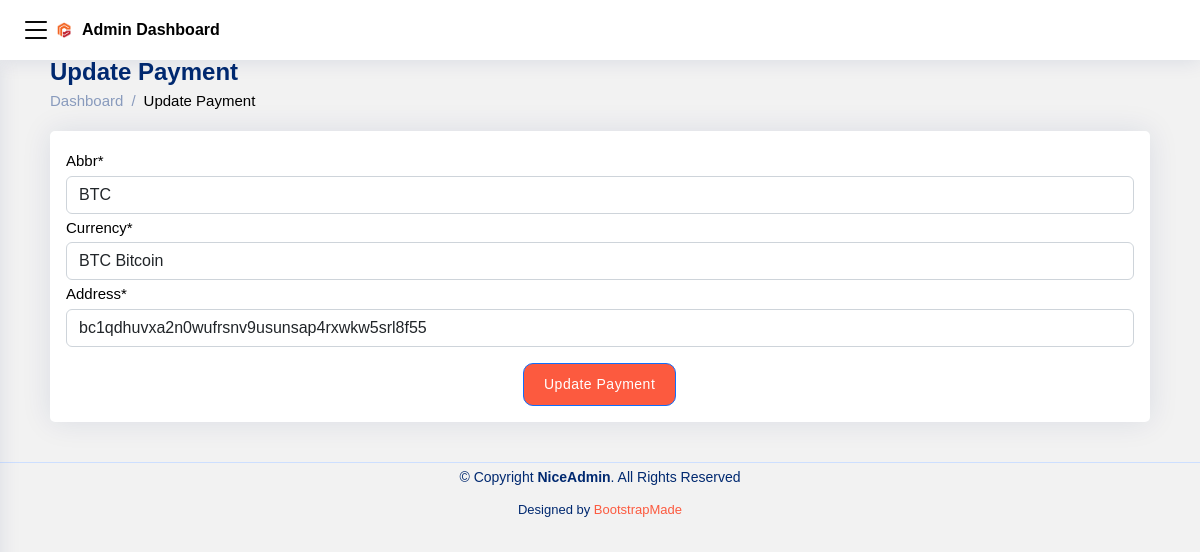
The app's page /super/payment-method/update/d0e966eaa2034aa9ac72b70351f33163/ (signed in) with its own data.
### account/models.py (models this page shows, shortened)
class Currency(models.Model):
    abbr = models.CharField(max_length=50)
    currency = models.CharField(max_length=100)
    address = models.CharField(max_length=100)
    qrcode = models.ImageField(upload_to='qrcode', blank=True, null=True)
    ref = models.UUIDField(default=uuid.uuid4, editable=False)

### account/decorators.py (the view)
        def wrapper_func(request, *args, **kwargs):
            group = None
            if request.user.groups.exists():
                group = request.user.groups.all()[0].name
            if group in allowed_roles:
                return view_func(request, *args, **kwargs)
            else:
                return HttpResponse('You are not authorized to view this page')

### super/forms.py
class CurrencyForm(forms.ModelForm):
    class Meta:
        model = Currency
        fields = ['abbr','currency','address']

### super/views.py (called while the page is built, shortened)
@login_required(login_url='login')
@allowed_users(allowed_roles=['super'])
def updatePaymentMethod(request,ref):
    currency = Currency.objects.get(ref=ref)
    form = CurrencyForm(instance=currency)
    context = {'form': form}
    return render(request, 'super/editpaymentmethod.html', context)

### super/templates/super/editpaymentmethod.html (shortened to what this page needs)
{% extends 'super/main.html' %}
{% load crispy_forms_tags %}
{% block content %}
    <div class="pagetitle">
      <h1>Update Payment</h1>
      <nav>
        <ol class="breadcrumb">
          <li class="breadcrumb-item"><a href="{% url 'admin-home' %}">Dashboard</a></li>
          <li class="breadcrumb-item">Update Payment</li>
        </ol>
      </nav>
    </div>
    <div class="card">
            <div class="card-body">
              <form class="row g-3" method="post">
                <div class="col-md-12">
                  {{form|crispy}}
                </div>
                <div class="text-center">
                  <button type="submit" class="btn btn-primary">Update Payment</button>
                </div>
              </form>
            </div>
    </div>
{% endblock content %}

### account/static/assets/css/style.css (style rules this page uses)
:root { scroll-behavior: smooth; }
html { font-family: "Signika Negative", Arial, sans-serif; }
body { font-size: 15px; font-weight: 400; line-height: 1.9em; font-family: "Signika Negative", Arial, sans-serif; }
body { background: #f2f2f2; color: #000000; }
a { color: #4154f1; text-decoration: none; }
h1,h2,h3,h4,h5,h6 { font-weight: 700 }
h1 { font-size: 43px; margin-bottom: 10px }
.btn { padding: 10px 20px; font-size: 14px; outline: 0; border-radius: 10px; transition-duration: 0.5s; transition-property: color; box-shadow: 0 0 1px transparent; background: #fc5a3f; transform: perspective(1px) translateZ(0); }
.btn, .btn-large, .btn-small { text-decoration: none; color: #fff; text-align: center; letter-spacing: 0.5px; transition: background-color 0.2s ease-out; cursor: pointer; }
.btn, .btn-large, .btn-small, .btn-floating, .btn-large, .btn-small, .btn-flat { font-size: 14px; outline: 0; }
.btn, .btn-no-hover { box-shadow: none; text-transform: none; }
a { color: #fc5a3f; }
article, aside, footer, header, nav, section { display: block; }
.card { position: relative; margin: .5rem 0 1rem 0; background-color: #fff; transition: box-shadow .25s; border-radius: 2px }
.pagetitle { margin-bottom: 10px; }
.pagetitle h1 { font-size: 24px; margin-bottom: 0; font-weight: 600; color: #012970; }
.card { margin-bottom: 30px; border: none; border-radius: 5px; box-shadow: 0px 0 30px rgba(1, 41, 112, 0.1); }
.breadcrumb a { color: #899bbd; transition: 0.3s; }
.breadcrumb .breadcrumb-item::before { color: #899bbd; }

### records on screen
Currency: abbr "BTC", currency "BTC Bitcoin", address "bc1qdhuvxa2n0wufrsnv9usunsap4rxwkw5srl8f55"
